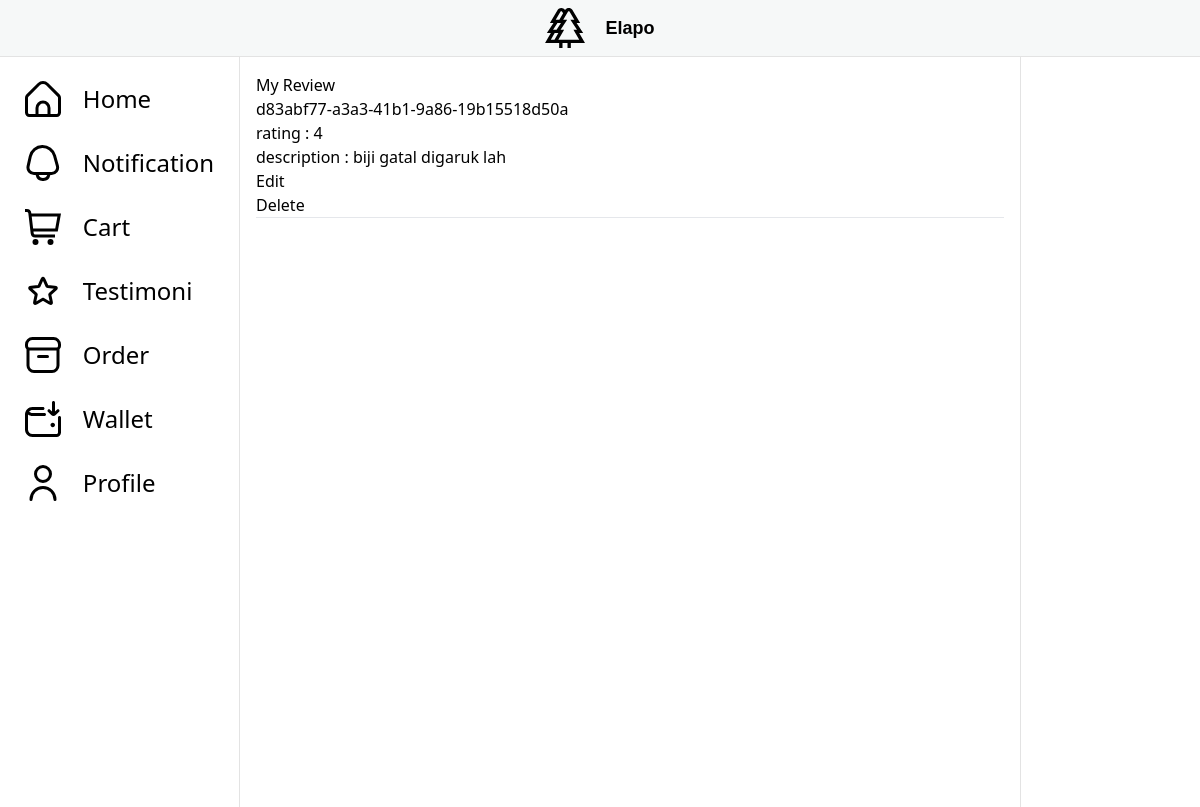
/review/my-review/ (signed in), run on the app's committed database.
### review/models.py (models this page shows)
class Review(models.Model):
    review_id = models.UUIDField(primary_key=True, default=uuid.uuid4, editable=False)
    customer = models.ForeignKey(Customer, on_delete=models.CASCADE)
    order = models.ForeignKey(Order, on_delete=models.CASCADE)
    description = models.TextField()
    rating = models.IntegerField()

### review/views.py (the view)
# urls.py: path("my-review/", get_review, name="my_review"),
@login_required
def get_review(request):
    context = {'user': request.user}
    if get_user_role(request.user) == 'Customer':
        context['is_customer'] = True
    else:
        return JsonResponse({'message': 'hmm you cannot see this, your not customer'})
    reviews = Review.objects.filter(customer=request.user.customer)
    context['reviews'] = reviews
    return render(request, 'user_review.html', context)

### core/views.py (called while the page is built)
def get_user_role(user):
    user_group = user.groups.values_list('name', flat='True')
    if len(user_group) == 1:
        if user_group[0] == 'Admin':
            return 'Admin'
        elif user_group[0] == 'Customer':
            return 'Customer'
        else:
            return 'Worker'
    else:
        return 'hey you mfs'

### review/templates/user_review.html (shortened to what this page needs)
{% extends 'main.html' %}
{% block content %}
<h2>My Review</h2>
{% for review in reviews%}
    <p>{{review.review_id}}</p>
    <p>rating : {{review.rating}} </p>
    <p>description : {{review.description}}</p>
    <form method="GET" action="{% url 'review:update_review' review.review_id %}">
        <button type="submit">Edit</button>
    </form>
    <form method="POST" action="{% url 'review:delete_review' review.review_id %}">
        <button type="submit">Delete</button>
    </form>
    <hr>
{%endfor%}
{% endblock content %}

### templates/main.html (style rules this page uses)
h2 { margin-bottom: 8px; }

### data on the page
Review: review_id "d83abf77-a3a3-41b1-9a86-19b15518d50a", rating "4", description "biji gatal digaruk lah"
